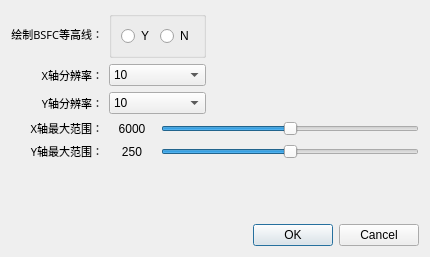
<?xml version="1.0" encoding="UTF-8"?>
<ui version="4.0">
 <class>En_workpoint_setting</class>
 <widget class="QWidget" name="En_workpoint_setting">
  <property name="geometry">
   <rect>
    <x>0</x>
    <y>0</y>
    <width>430</width>
    <height>257</height>
   </rect>
  </property>
  <property name="windowTitle">
   <string>绘图设置</string>
  </property>
  <layout class="QGridLayout" name="gridLayout">
   <item row="3" column="0">
    <widget class="QDialogButtonBox" name="buttonBox">
     <property name="standardButtons">
      <set>QDialogButtonBox::Cancel|QDialogButtonBox::Ok</set>
     </property>
    </widget>
   </item>
   <item row="0" column="0">
    <layout class="QGridLayout" name="gridLayout_2">
     <item row="4" column="0">
      <widget class="QLabel" name="label_4">
       <property name="font">
        <font>
         <family>微软雅黑</family>
         <pointsize>8</pointsize>
         <weight>50</weight>
         <bold>false</bold>
        </font>
       </property>
       <property name="layoutDirection">
        <enum>Qt::LeftToRight</enum>
       </property>
       <property name="text">
        <string>X轴最大范围：</string>
       </property>
       <property name="alignment">
        <set>Qt::AlignRight|Qt::AlignTrailing|Qt::AlignVCenter</set>
       </property>
      </widget>
     </item>
     <item row="0" column="0">
      <widget class="QLabel" name="label_3">
       <property name="font">
        <font>
         <family>微软雅黑</family>
         <pointsize>8</pointsize>
         <weight>50</weight>
         <bold>false</bold>
        </font>
       </property>
       <property name="layoutDirection">
        <enum>Qt::LeftToRight</enum>
       </property>
       <property name="text">
        <string>绘制BSFC等高线：</string>
       </property>
       <property name="alignment">
        <set>Qt::AlignRight|Qt::AlignTrailing|Qt::AlignVCenter</set>
       </property>
      </widget>
     </item>
     <item row="2" column="0">
      <widget class="QLabel" name="label">
       <property name="font">
        <font>
         <family>微软雅黑</family>
         <pointsize>8</pointsize>
         <weight>50</weight>
         <bold>false</bold>
        </font>
       </property>
       <property name="layoutDirection">
        <enum>Qt::LeftToRight</enum>
       </property>
       <property name="text">
        <string>X轴分辨率：</string>
       </property>
       <property name="alignment">
        <set>Qt::AlignRight|Qt::AlignTrailing|Qt::AlignVCenter</set>
       </property>
      </widget>
     </item>
     <item row="3" column="0">
      <widget class="QLabel" name="label_2">
       <property name="font">
        <font>
         <family>微软雅黑</family>
         <pointsize>8</pointsize>
         <weight>50</weight>
         <bold>false</bold>
        </font>
       </property>
       <property name="layoutDirection">
        <enum>Qt::LeftToRight</enum>
       </property>
       <property name="text">
        <string>Y轴分辨率：</string>
       </property>
       <property name="alignment">
        <set>Qt::AlignRight|Qt::AlignTrailing|Qt::AlignVCenter</set>
       </property>
      </widget>
     </item>
     <item row="3" column="1" colspan="2">
      <widget class="QComboBox" name="comboBox_2">
       <item>
        <property name="text">
         <string>10</string>
        </property>
       </item>
       <item>
        <property name="text">
         <string>20</string>
        </property>
       </item>
       <item>
        <property name="text">
         <string>50</string>
        </property>
       </item>
       <item>
        <property name="text">
         <string>100</string>
        </property>
       </item>
      </widget>
     </item>
     <item row="5" column="0">
      <widget class="QLabel" name="label_5">
       <property name="font">
        <font>
         <family>微软雅黑</family>
         <pointsize>8</pointsize>
         <weight>50</weight>
         <bold>false</bold>
        </font>
       </property>
       <property name="layoutDirection">
        <enum>Qt::LeftToRight</enum>
       </property>
       <property name="text">
        <string>Y轴最大范围：</string>
       </property>
       <property name="alignment">
        <set>Qt::AlignRight|Qt::AlignTrailing|Qt::AlignVCenter</set>
       </property>
      </widget>
     </item>
     <item row="5" column="1">
      <widget class="QLabel" name="label_7">
       <property name="text">
        <string>250</string>
       </property>
       <property name="alignment">
        <set>Qt::AlignCenter</set>
       </property>
      </widget>
     </item>
     <item row="5" column="2" colspan="2">
      <widget class="QSlider" name="horizontalSlider_2">
       <property name="maximum">
        <number>100</number>
       </property>
       <property name="singleStep">
        <number>10</number>
       </property>
       <property name="value">
        <number>50</number>
       </property>
       <property name="orientation">
        <enum>Qt::Horizontal</enum>
       </property>
       <property name="invertedAppearance">
        <bool>false</bool>
       </property>
       <property name="invertedControls">
        <bool>false</bool>
       </property>
       <property name="tickPosition">
        <enum>QSlider::NoTicks</enum>
       </property>
      </widget>
     </item>
     <item row="0" column="3">
      <spacer name="horizontalSpacer">
       <property name="orientation">
        <enum>Qt::Horizontal</enum>
       </property>
       <property name="sizeHint" stdset="0">
        <size>
         <width>40</width>
         <height>20</height>
        </size>
       </property>
      </spacer>
     </item>
     <item row="2" column="3">
      <spacer name="horizontalSpacer_2">
       <property name="orientation">
        <enum>Qt::Horizontal</enum>
       </property>
       <property name="sizeHint" stdset="0">
        <size>
         <width>40</width>
         <height>20</height>
        </size>
       </property>
      </spacer>
     </item>
     <item row="2" column="1" colspan="2">
      <widget class="QComboBox" name="comboBox">
       <item>
        <property name="text">
         <string>10</string>
        </property>
       </item>
       <item>
        <property name="text">
         <string>20</string>
        </property>
       </item>
       <item>
        <property name="text">
         <string>50</string>
        </property>
       </item>
       <item>
        <property name="text">
         <string>100</string>
        </property>
       </item>
      </widget>
     </item>
     <item row="0" column="1" colspan="2">
      <widget class="QGroupBox" name="groupBox">
       <property name="minimumSize">
        <size>
         <width>80</width>
         <height>40</height>
        </size>
       </property>
       <property name="title">
        <string/>
       </property>
       <layout class="QHBoxLayout" name="horizontalLayout">
        <item>
         <widget class="QRadioButton" name="radioButton">
          <property name="minimumSize">
           <size>
            <width>30</width>
            <height>20</height>
           </size>
          </property>
          <property name="text">
           <string>Y</string>
          </property>
         </widget>
        </item>
        <item>
         <widget class="QRadioButton" name="radioButton_2">
          <property name="minimumSize">
           <size>
            <width>30</width>
            <height>20</height>
           </size>
          </property>
          <property name="text">
           <string>N</string>
          </property>
         </widget>
        </item>
       </layout>
      </widget>
     </item>
     <item row="4" column="1">
      <widget class="QLabel" name="label_6">
       <property name="text">
        <string>6000</string>
       </property>
       <property name="alignment">
        <set>Qt::AlignCenter</set>
       </property>
      </widget>
     </item>
     <item row="4" column="2" colspan="2">
      <widget class="QSlider" name="horizontalSlider_1">
       <property name="maximum">
        <number>100</number>
       </property>
       <property name="singleStep">
        <number>10</number>
       </property>
       <property name="value">
        <number>50</number>
       </property>
       <property name="tracking">
        <bool>true</bool>
       </property>
       <property name="orientation">
        <enum>Qt::Horizontal</enum>
       </property>
       <property name="invertedAppearance">
        <bool>false</bool>
       </property>
       <property name="invertedControls">
        <bool>false</bool>
       </property>
       <property name="tickPosition">
        <enum>QSlider::NoTicks</enum>
       </property>
      </widget>
     </item>
     <item row="6" column="2">
      <spacer name="verticalSpacer">
       <property name="orientation">
        <enum>Qt::Vertical</enum>
       </property>
       <property name="sizeHint" stdset="0">
        <size>
         <width>20</width>
         <height>40</height>
        </size>
       </property>
      </spacer>
     </item>
     <item row="1" column="1" colspan="3">
      <layout class="QHBoxLayout" name="horizontalLayout_2"/>
     </item>
    </layout>
   </item>
  </layout>
 </widget>
 <resources/>
 <connections/>
</ui>
